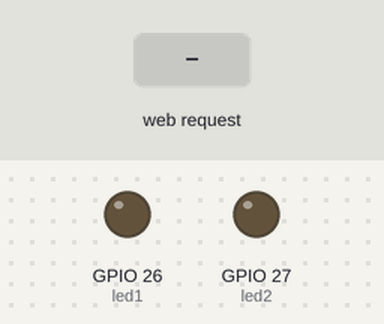
The sketch below on a simulated ESP32. Parts: output pins drawn as LEDs (lit = HIGH). The inputs (shaded band) are chosen by the test bench. WiFi joins after 1.5 s; servers stay silent unless stated; what the sketch prints to the serial monitor is not drawn.

Above: at 2.7 s.
2.8 s: HTTP request GET /led1/off received
At 4.0 s:
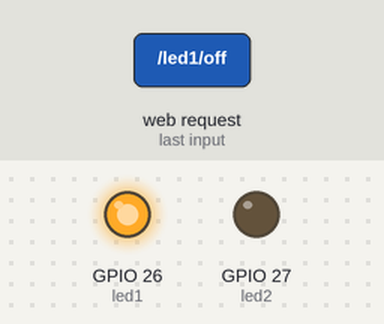
4.3 s: HTTP request GET /led2/on received
At 5.4 s:
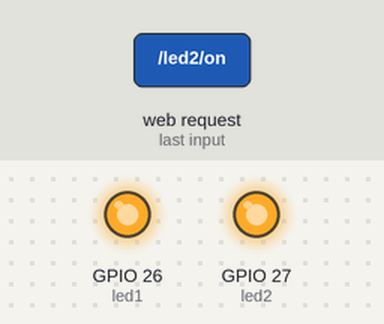
5.8 s: HTTP request GET /led1/on received
At 6.5 s:
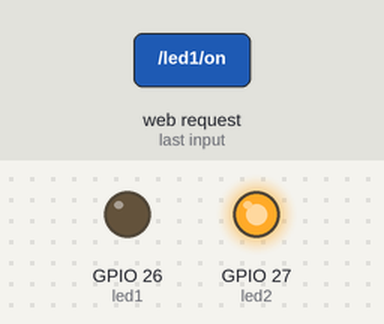
7.3 s: HTTP request GET /led2/off received
At 7.7 s:
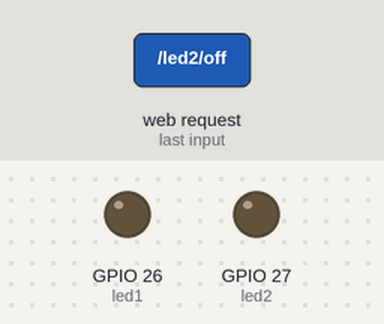
Timing chart, 0 to 9.8 s (numbered marks = the images above; inputs shaded):
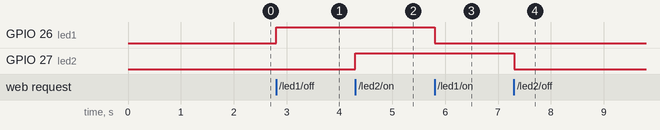

The sketch:

HW06.ino
```cpp
#include <WiFi.h>

const char* ssid = "SW";
const char* password = "02070465";

WiFiServer server(80);

const int led1 = 26;
const int led2 = 27;

String header;

void setup() {
  Serial.begin(115200);
  pinMode(led1, OUTPUT);
  pinMode(led2, OUTPUT);
  digitalWrite(led1, LOW);
  digitalWrite(led2, LOW);

  WiFi.begin(ssid, password);
  Serial.print("Connecting to WiFi");
  while (WiFi.status() != WL_CONNECTED) {
    delay(500);
    Serial.print(".");
  }

  Serial.println("\nWiFi connected.");
  Serial.print("IP address: ");
  Serial.println(WiFi.localIP());

  server.begin();
}

void loop(){
  WiFiClient client = server.available();
  if (client) {
    String currentLine = "";
    while (client.connected()) {
      if (client.available()) {
        char c = client.read();
        header += c;

        if (c == '\n') {
          if (currentLine.length() == 0) {

            if (header.indexOf("GET /led1/on") != -1) {
              digitalWrite(led1, LOW);    // ON 시 LOW 출력
            } else if (header.indexOf("GET /led1/off") != -1) {
              digitalWrite(led1, HIGH);   // OFF 시 HIGH 출력
            } else if (header.indexOf("GET /led2/on") != -1) {
              digitalWrite(led2, HIGH);
            } else if (header.indexOf("GET /led2/off") != -1) {
              digitalWrite(led2, LOW);
            }

            client.println("HTTP/1.1 200 OK");
            client.println("Content-type:text/html");
            client.println();

            client.println("<!DOCTYPE html><html>");
            client.println("<head><title>ESP32 LED Control</title></head>");
            client.println("<body><h1>ESP32 LED Control</h1>");
            client.println("<p><a href=\"/led1/on\"><button>LED1 ON</button></a>");
            client.println("<a href=\"/led1/off\"><button>LED1 OFF</button></a></p>");
            client.println("<p><a href=\"/led2/on\"><button>LED2 ON</button></a>");
            client.println("<a href=\"/led2/off\"><button>LED2 OFF</button></a></p>");
            client.println("</body></html>");

            client.println();
            break;
          } else {
            currentLine = "";
          }
        } else if (c != '\r') {
          currentLine += c;
        }
      }
    }

    header = "";
    client.stop();
  }
}
```

Measured:
- after the input at 2.8 s, GPIO 26 (led1): LOW → HIGH at once
- after the input at 4.3 s, GPIO 27 (led2): LOW → HIGH at once
- after the input at 5.8 s, GPIO 26 (led1): HIGH → LOW at once
- after the input at 7.3 s, GPIO 27 (led2): HIGH → LOW at once
